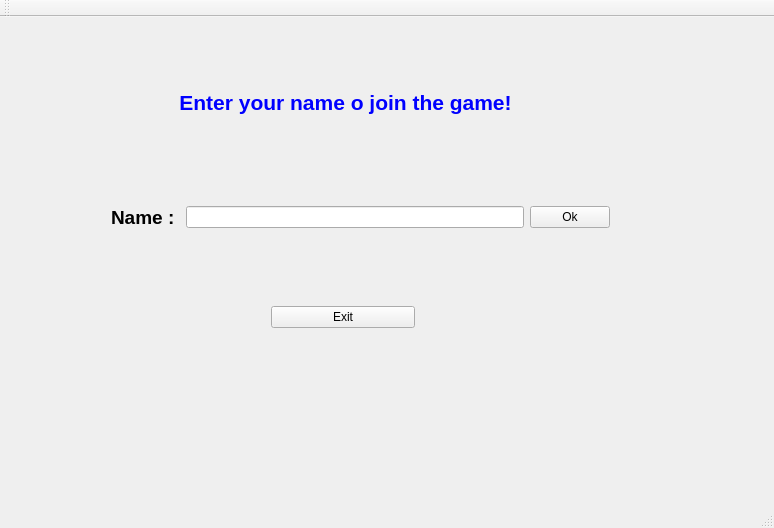
<?xml version="1.0" encoding="UTF-8"?>
<ui version="4.0">
 <class>MainWindow</class>
 <widget class="QMainWindow" name="MainWindow">
  <property name="geometry">
   <rect>
    <x>0</x>
    <y>0</y>
    <width>774</width>
    <height>528</height>
   </rect>
  </property>
  <property name="windowTitle">
   <string>MainWindow</string>
  </property>
  <widget class="QWidget" name="centralWidget">
   <widget class="QWidget" name="horizontalLayoutWidget">
    <property name="geometry">
     <rect>
      <x>100</x>
      <y>170</y>
      <width>521</width>
      <height>61</height>
     </rect>
    </property>
    <layout class="QHBoxLayout" name="horizontalLayout">
     <item>
      <widget class="QLabel" name="label">
       <property name="text">
        <string>&lt;html&gt;&lt;head/&gt;&lt;body&gt;&lt;p&gt;&lt;span style=&quot; font-size:14pt; font-weight:600;&quot;&gt;Name : &lt;/span&gt;&lt;/p&gt;&lt;/body&gt;&lt;/html&gt;</string>
       </property>
      </widget>
     </item>
     <item>
      <widget class="QLineEdit" name="name_field"/>
     </item>
     <item>
      <widget class="QPushButton" name="Name_Ok_Btn">
       <property name="text">
        <string>Ok</string>
       </property>
      </widget>
     </item>
    </layout>
   </widget>
   <widget class="QLabel" name="label_2">
    <property name="geometry">
     <rect>
      <x>80</x>
      <y>50</y>
      <width>531</width>
      <height>71</height>
     </rect>
    </property>
    <property name="text">
     <string>&lt;html&gt;&lt;head/&gt;&lt;body&gt;&lt;p align=&quot;center&quot;&gt;&lt;span style=&quot; font-size:16pt; font-weight:600; color:#0000ff;&quot;&gt;Enter your name o join the game!&lt;/span&gt;&lt;/p&gt;&lt;/body&gt;&lt;/html&gt;</string>
    </property>
   </widget>
   <widget class="QWidget" name="horizontalLayoutWidget_2">
    <property name="geometry">
     <rect>
      <x>260</x>
      <y>260</y>
      <width>166</width>
      <height>80</height>
     </rect>
    </property>
    <layout class="QHBoxLayout" name="horizontalLayout_2">
     <item>
      <widget class="QPushButton" name="exit_application_Btn">
       <property name="text">
        <string>Exit</string>
       </property>
      </widget>
     </item>
    </layout>
   </widget>
  </widget>
  <widget class="QMenuBar" name="menuBar">
   <property name="geometry">
    <rect>
     <x>0</x>
     <y>0</y>
     <width>774</width>
     <height>17</height>
    </rect>
   </property>
  </widget>
  <widget class="QToolBar" name="mainToolBar">
   <attribute name="toolBarArea">
    <enum>TopToolBarArea</enum>
   </attribute>
   <attribute name="toolBarBreak">
    <bool>false</bool>
   </attribute>
  </widget>
  <widget class="QStatusBar" name="statusBar"/>
 </widget>
 <layoutdefault spacing="6" margin="11"/>
 <resources/>
 <connections/>
</ui>
